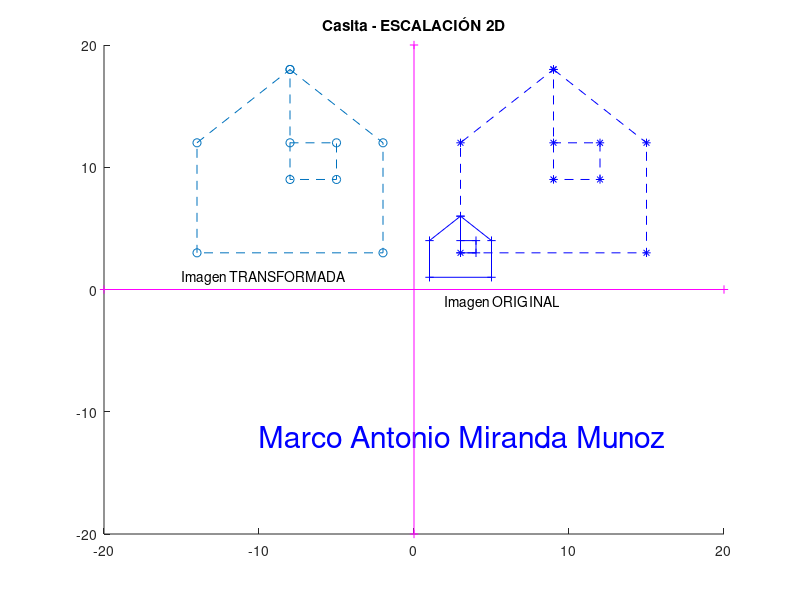

Reproduce this figure in MATLAB.
clc  #Limpia "Ventana de comandos"
clear all  #Limpia "Espacio de trabajo"
close all  #Cierra las Ventanas abiertas
#format rat
format short
output_precision(2) # utilizar 2 decimales
#Marco Antonio Miranda Muñoz
#***********************************
P1 = [ 3  5  5
       6  4  1
       1  1  1 ];
P2 = [ 1  1  3
       1  4  6
       1  1  1 ];
P3 = [ 3  4  4  3
       3  3  4  4
       1  1  1  1 ];

P = [ P1 P2 P3 ];
#Marco Antonio Miranda Muñoz
Tx = -17
Ty = 0
T = [ 1  0   Tx
      0  1   Ty
      0  0    1 ]

Sx = 3
Sy = 3
S = [ Sx  0    0
      0  Sy    0
      0   0    1 ]
# Operación de escalación (Ps)
Ps = S*P;

#Traslación - después de la escalación (Pp)
Pp = T*Ps;

hold on
plot(P(1,:), P(2,:), "-+b")
plot(Ps(1,:), Ps(2,:), "--*b")
plot(Pp(1,:), Pp(2,:), "--*o")

title("Casita - ESCALACIÓN 2D")
dx = 20;
dy = 20;
axis( [-dx  dx  -dy  dy] )
text(2, -1, "Imagen ORIGINAL")
text(-15, 1, "Imagen TRANSFORMADA")
text(-10, -12, "Marco Antonio Miranda Munoz",
     "fontsize", 22, "color", "b")
#Marco Antonio Miranda Muñoz

# Eje X
Ex = [ -dx   dx
         0    0
         1    1 ];
plot(Ex(1,:), Ex(2,:), "-+m")

# Eje Y
Ey = [   0    0
       -dy   dy
         1    1 ];
plot(Ey(1,:), Ey(2,:), "-+m")
